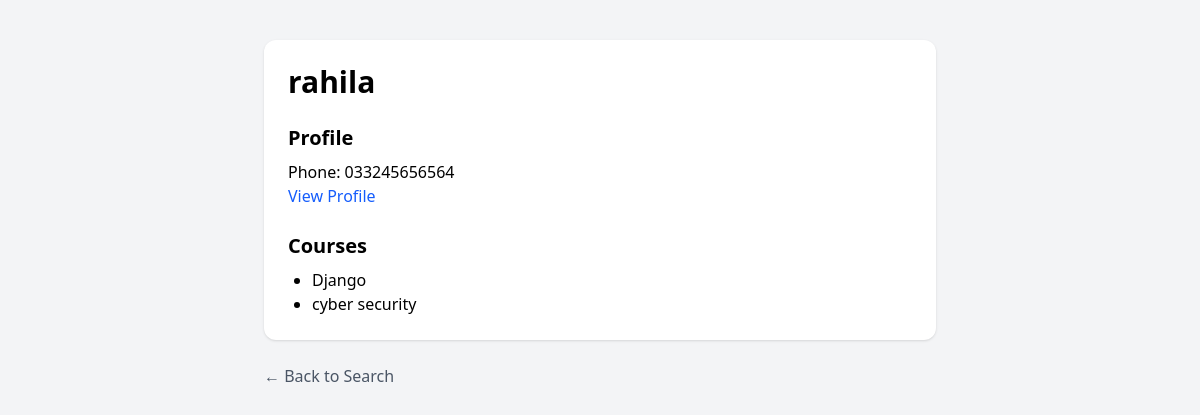
Page /management/students/1/ (signed in) on the committed database.
### management/models.py (models this page shows, shortened)
class Student(models.Model):
    name = models.CharField(max_length=100)
    courses = models.ManyToManyField(Course)

class Profile(models.Model):
    student = models.OneToOneField(
        Student,
        on_delete=models.CASCADE
    )
    phone = models.CharField(max_length=20)

class Course(models.Model):
    name = models.CharField(max_length=100)

### management/views.py (the view)
# urls.py: path("students/<int:id>/", views.student_detail, name="student_detail"),
@login_required
def student_detail(request, id):
    student = get_object_or_404(
        Student,
        id=id
    )
    courses = student.courses.all()
    profile = getattr(
        student,
        "profile",
        None
    )
    return render(
        request,
        "management/student_detail.html",
        {
            "student": student,
            "courses": courses,
            "profile": profile,
        }
    )

### management/templates/management/student_detail.html (shortened to what this page needs)
<!DOCTYPE html>
<html lang="en">
<head>
    <script src="https://cdn.jsdelivr.net/npm/@tailwindcss/browser@4"></script>
</head>
<body class="bg-gray-100">
    <div class="max-w-2xl mx-auto py-10">
        <div class="bg-white p-6 rounded-xl shadow">
            <h1 class="text-3xl font-bold">
                {{ student.name }}
            </h1>
            <div class="mt-6">
                <h2 class="text-xl font-bold">
                    Profile
                </h2>
                {% if profile %}
                    <p class="mt-2">
                        Phone: {{ profile.phone }}
                    </p>
                    <a href="{% url 'profile_detail' student.id %}"
                       class="text-blue-600">
                        View Profile
                    </a>
                {% else %}
                    <p class="text-gray-500">
                        No profile found.
                    </p>
                {% endif %}
            </div>
            <div class="mt-6">
                <h2 class="text-xl font-bold">
                    Courses
                </h2>
                {% if courses %}
                    <ul class="list-disc ml-6 mt-2">
                        {% for course in courses %}
                            <li>
                                {{ course.name }}
                            </li>
                        {% endfor %}
                    </ul>
                {% else %}
                    <p class="text-gray-500 mt-2">
                        No courses found.
                    </p>
                {% endif %}
            </div>
        </div>
        <a href="{% url 'student_search' %}"
           class="inline-block mt-6 text-gray-600">
            ← Back to Search
        </a>
    </div>
</body>
</html>

### rows in the picture
Student: name "rahila"
Profile: phone "033245656564"
Course: name "Django"
Course: name "cyber security"
